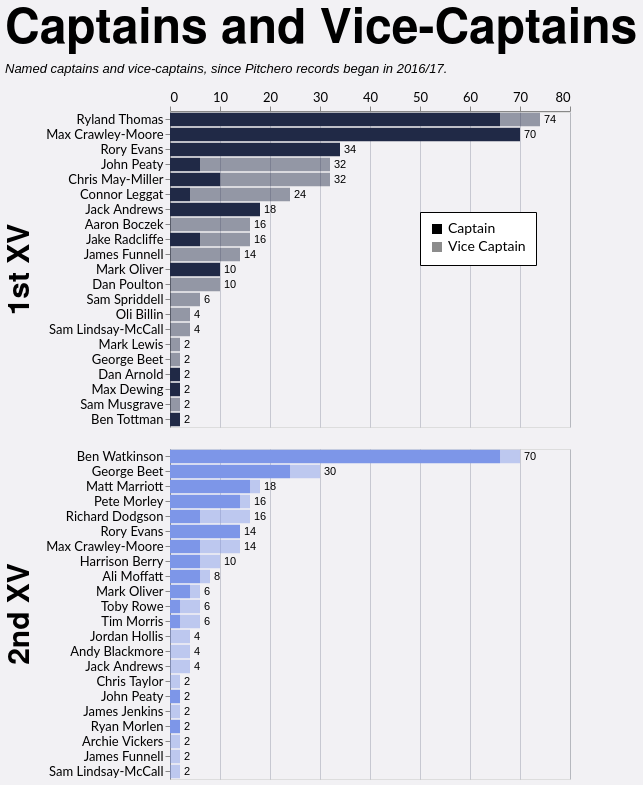

Express this chart as Vega-Lite.
### Vega-Lite specification from a JSON file in a GitHub repository (floating-point values rounded to 4 significant figures; data arrays with more than 128 entries replaced by an {"elided": "..."} marker saying what was removed)
{"config": {"axis": {"labelFont": "Lato, sans-serif", "titleFont": "PT Sans Narrow, Helvetica Neue, Helvetica, Arial, sans-serif", "labelFontSize": 13, "titleFontSize": 24, "gridColor": "#202947", "gridOpacity": 0.2}, "header": {"labelFont": "PT Sans Narrow, Helvetica Neue, Helvetica, Arial, sans-serif", "titleFont": "PT Sans Narrow, Helvetica Neue, Helvetica, Arial, sans-serif", "labelFontSize": 24, "titleFontSize": 28, "labelFontWeight": "bold", "orient": "left"}, "legend": {"labelFont": "Lato, sans-serif", "titleFont": "PT Sans Narrow, Helvetica Neue, Helvetica, Arial, sans-serif", "labelFontSize": 14, "titleFontSize": 16, "titlePadding": 5, "fillColor": "white", "strokeColor": "black", "padding": 10, "titleFontWeight": "lighter", "titleFontStyle": "italic", "titleColor": "gray", "offset": 10}, "title": {"font": "PT Sans Narrow, Helvetica Neue, Helvetica, Arial, sans-serif", "fontSize": 48, "fontWeight": "bold", "anchor": "start", "align": "center", "titlePadding": 20, "subtitlePadding": 10, "subtitleFontSize": 13, "subtitleColor": "", "subtitleFontStyle": "italic", "offset": 15, "color": "black"}, "axisX": {"labelAngle": 0}, "facet": {"title": null, "header": null, "align": {"row": "each", "column": "each"}}, "resolve": {"scale": {"y": "independent", "facet": "independent"}}, "background": "#f2f1f4"}, "data": {"name": "data-472829ac183a17aa8fd591d8ea838eb3"}, "facet": {"row": {"field": "squad", "header": {"labelExpr": "datum.value + ' XV'", "labelFontSize": 30, "title": null}, "sort": ["1st", "2nd"], "title": null, "type": "nominal"}}, "spec": {"layer": [{"mark": {"type": "bar"}, "encoding": {"color": {"field": "squad", "legend": null, "scale": {"domain": ["1st", "2nd"], "range": ["#202946", "#7d96e8"]}, "sort": ["1st", "2nd"], "type": "nominal"}, "opacity": {"field": "role", "legend": {"legendX": 250, "legendY": 100, "orient": "none", "title": null}, "scale": {"domain": ["Captain", "Vice Captain"], "range": [1.0, 0.45]}, "sort": ["Captain", "Vice Captain"], "type": "nominal"}, "order": {"field": "stack_order", "sort": "ascending", "type": "quantitative"}, "tooltip": [{"field": "player", "title": "Player", "type": "nominal"}, {"field": "squad", "title": "Squad", "type": "nominal"}, {"field": "role", "title": "Role", "type": "nominal"}, {"field": "games_agg", "title": "Games", "type": "quantitative"}], "x": {"axis": {"orient": "top", "title": null}, "field": "x0", "type": "quantitative"}, "x2": {"field": "x2"}, "y": {"field": "player", "sort": {"field": "sort_total", "order": "descending"}, "title": null, "type": "nominal"}}, "transform": [{"aggregate": [{"op": "sum", "field": "games", "as": "games_agg"}, {"op": "max", "field": "sort_total", "as": "sort_total"}], "groupby": ["player", "squad", "role", "stack_order"]}, {"window": [{"op": "sum", "field": "games_agg", "as": "x2"}], "frame": [null, 0], "groupby": ["player", "squad"], "sort": [{"field": "stack_order", "order": "ascending"}]}, {"calculate": "datum.x2 - datum.games_agg", "as": "x0"}]}, {"mark": {"type": "text", "align": "left", "baseline": "middle", "color": "black", "dx": 4, "fontSize": 11}, "encoding": {"text": {"field": "total_games", "format": ".0f", "type": "quantitative"}, "x": {"axis": {"orient": "top", "title": null}, "field": "total_games", "type": "quantitative"}, "y": {"field": "player", "sort": {"field": "sort_total", "order": "descending"}, "title": null, "type": "nominal"}}, "transform": [{"aggregate": [{"op": "sum", "field": "games", "as": "total_games"}, {"op": "max", "field": "sort_total", "as": "sort_total"}], "groupby": ["player", "squad"]}]}], "height": {"step": 15}, "width": 400}, "resolve": {"scale": {"y": "independent"}}, "title": {"text": "Captains and Vice-Captains", "subtitle": "Named captains and vice-captains, since Pitchero records began in 2016/17."}, "$schema": "https://vega.github.io/schema/vega-lite/v5.20.1.json", "datasets": {"data-472829ac183a17aa8fd591d8ea838eb3": {"elided": "199 records"}}}
